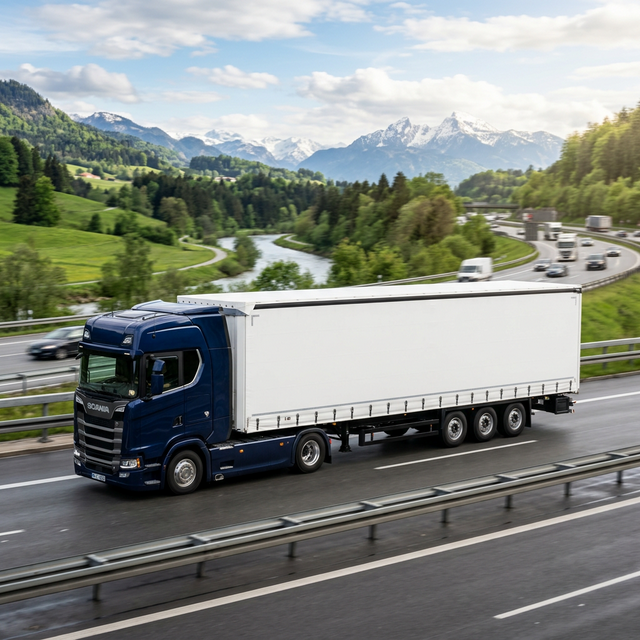
#> input picture about_truck_raw.png, 640 x 640 px
$ python composite_logo.py
#> lines starting #> are read from the running program, lines starting #| are printed output that depends on the picture; pictures that were not available may be replaced by others from this repository, and a replacement may not be noted
from PIL import Image

def composite():
    truck = Image.open('about_truck_raw.png').convert("RGBA")
    logo = Image.open('logo.png').convert("RGBA")

    # Resize logo
    target_width = 400
    ratio = target_width / logo.width
#> ratio = 0.625
    logo = logo.resize((target_width, int(logo.height * ratio)))
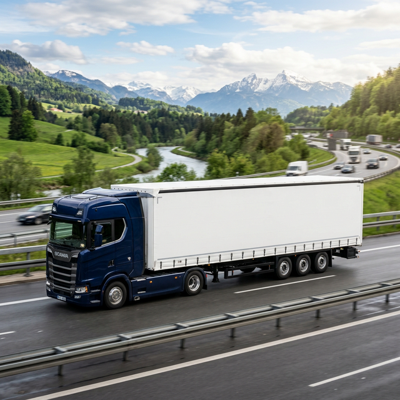
#> logo: PIL image 400x400 RGBA; mean R, G, B, A 131.9, 137, 130.8, 255

    # Slight perspective/rotation if needed. Let's just do a tiny rotation to match perspective
    logo = logo.rotate(1, expand=True)
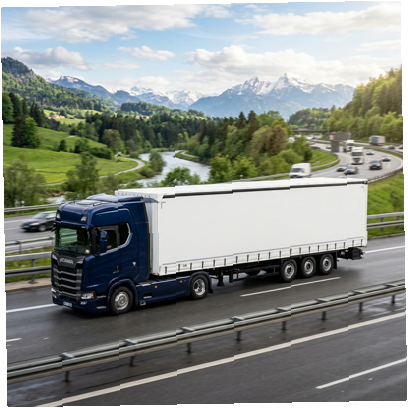
#> logo: PIL image 408x408 RGBA; mean R, G, B, A 126.8, 131.6, 125.7, 245.1; transparent parts drawn white

    # We will place it on the right side of the image, where the trailer usually is.
    # Center-right.
    # The image is 1024x1024
    truck.alpha_composite(logo, (500, 480))
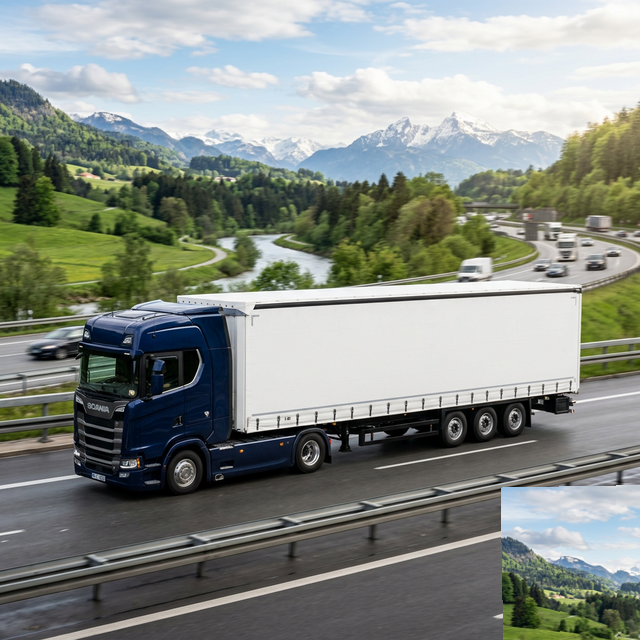
#> truck: PIL image 640x640 RGBA; mean R, G, B, A 133.4, 139.3, 132.6, 255

    truck.convert("RGB").save('about_truck.png')

composite()
print("Composited image successfully.")
